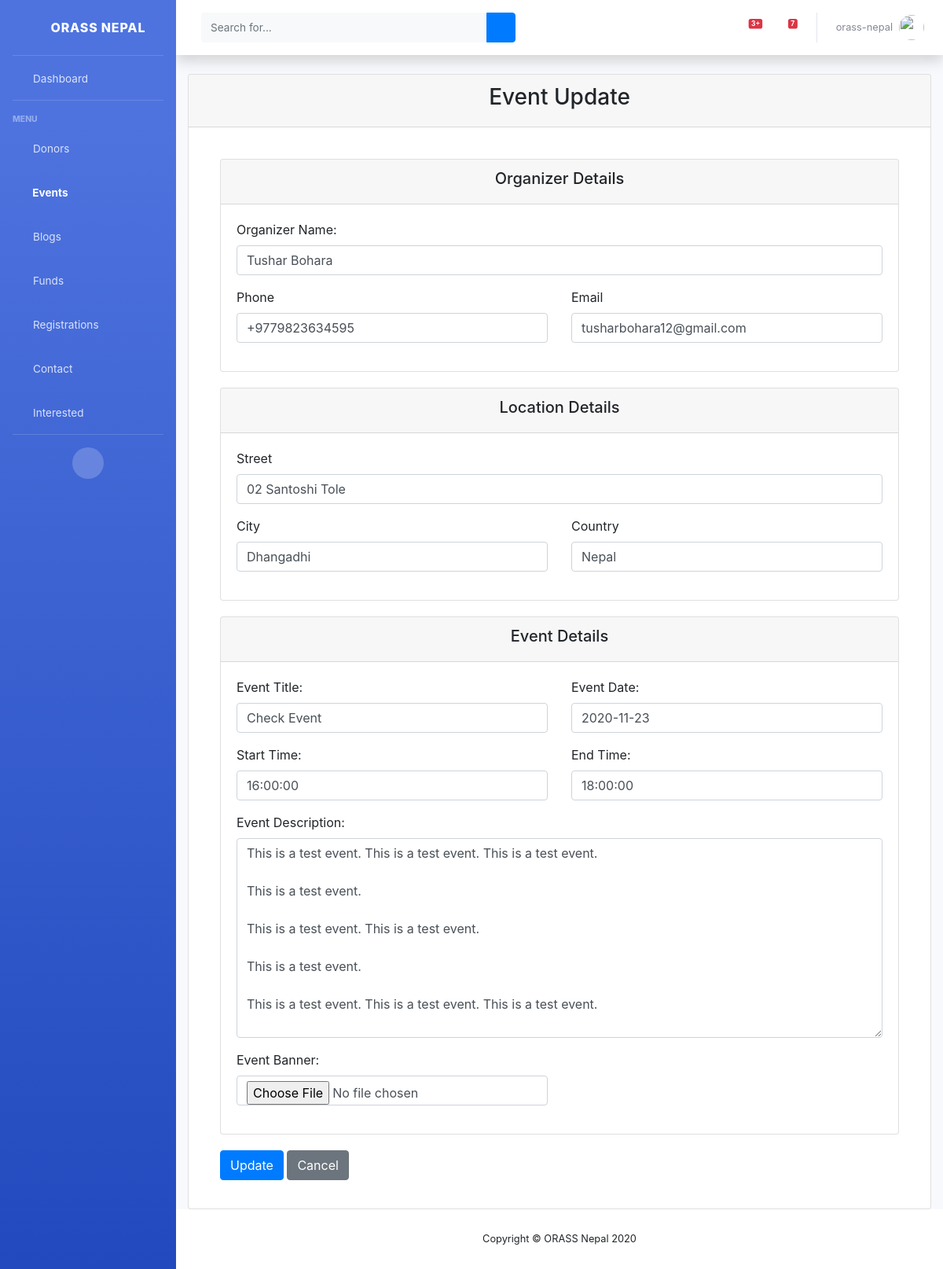
/view/events/1/update/ (signed in), run on an earlier commit of the app's database.
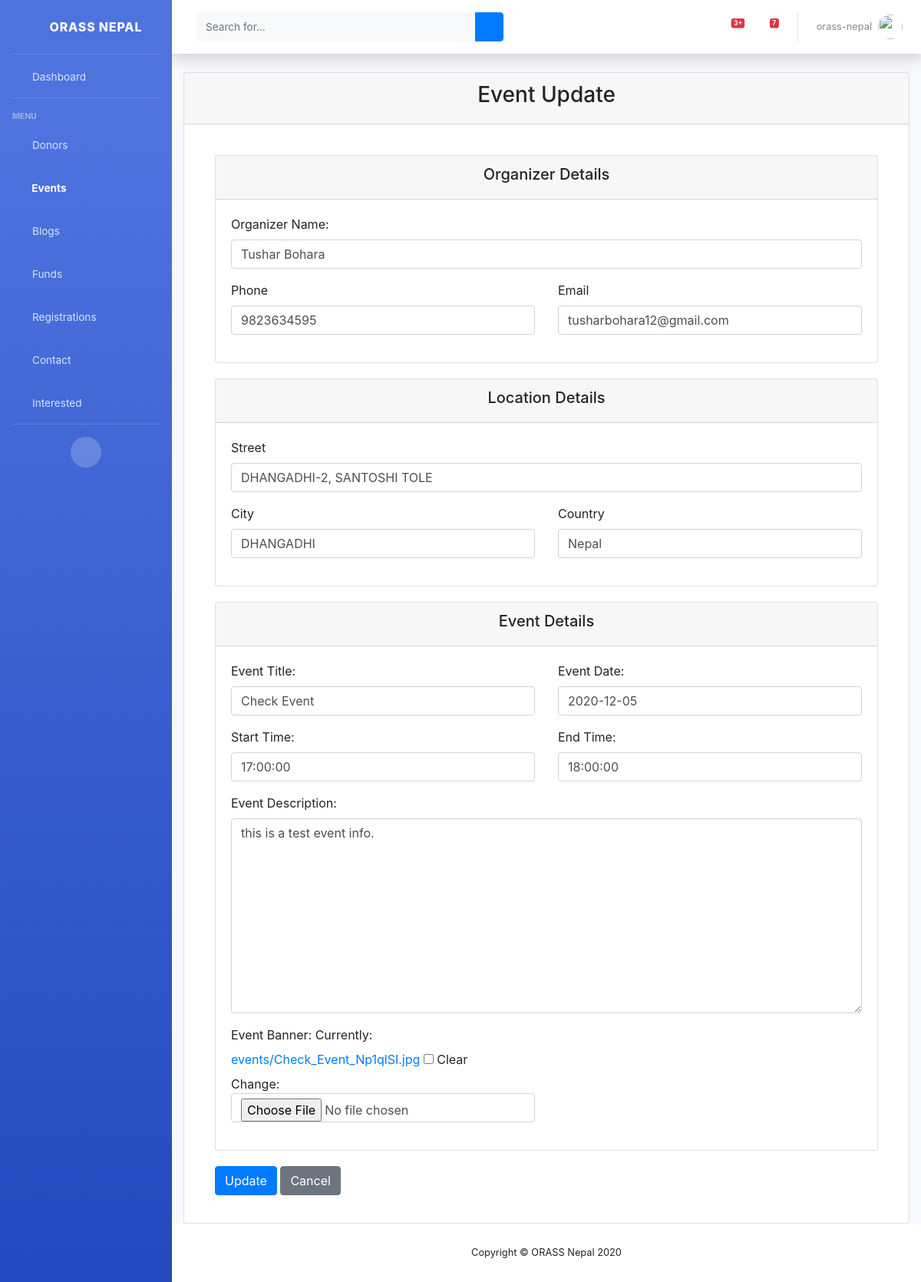
And on a later commit of the database.
### web/models.py (models this page shows, shortened)
class Event(models.Model):
    date = models.DateField()
    start = models.TimeField()
    end = models.TimeField()
    title = models.CharField(max_length=255)
    address_street = models.CharField(max_length=255)
    address_city = models.CharField(max_length=100)
    address_country = models.CharField(max_length=100)
    description = models.TextField()
    organizer = models.CharField(max_length=255)
    phone = models.CharField(max_length=50)
    email = models.CharField(max_length=255)
    picture = models.ImageField(upload_to='events/', null=True, blank=True)

### web/views.py (the view, shortened to what this page needs)
# urls.py: path('view/events/<int:pk>/update/', login_required(EventUpdateView.as_view(), login_url='/staff'),
class EventUpdateView(UpdateView):
    model = Event
    fields = ('date',
              'start',
              'end',
              'title',
              'address_street',
              'address_city',
              'address_country',
              'description',
              'organizer',
              'phone',
              'email',
              'picture',
              )
    template_name = 'staff/update_event_detail.html'
    context_object_name = 'event'

### web/templates/staff/update_event_detail.html (shortened to what this page needs)
{% extends 'staff/base.html' %}
{% load widget_tweaks %}
{% block eventActive %}active{% endblock eventActive %}
{% block content %}
<div class="card mb-12">
    <div class="card-header">
        <h3><center>Event Update</center> </h3>
    </div>
    <div class="card-body">
      <form method="post" enctype="multipart/form-data" style="margin: 0 20px 0 20px;">
        <div class="card" style="margin-top: 20px">
          <div class="card-header"><h5><center>Organizer Details</center></h5></div>
          <div class="card-body">
            <div class="row">
              <div class="col-md-12 mb-3">
                  <label>Organizer Name:</label>
                  {% render_field form.organizer class="form-control" placeholder=form.organizer.label %}
              </div>
                <div class="col-md-6 mb-3">
                    <label>Phone</label>
                    {% render_field form.phone class="form-control" placeholder=form.phone.label %}
                </div>
                <div class="col-md-6 mb-3">
                    <label>Email</label>
                    {% render_field form.email class="form-control" placeholder=form.email.label %}
                </div>
            </div>
          </div>
        </div>
          <div class="card" style="margin-top: 20px">
              <div class="card-header"><h5><center>Location Details</center></h5></div>
              <div class="card-body">
                <div class="row">
                  <div class="col-md-12 mb-3">
                      <label>Street</label>
                      {% render_field form.address_street class="form-control" placeholder=form.address_street.label %}
                  </div>
                    <div class="col-md-6 mb-3">
                        <label>City</label>
                        {% render_field form.address_city class="form-control" placeholder=form.address_city.label %}
                    </div>
                    <div class="col-md-6 mb-3">
                        <label>Country</label>
                        {% render_field form.address_country class="form-control" placeholder=form.address_country.label %}
                    </div>
                </div>
              </div>
          </div>
        <div class="card" style="margin-top: 20px">
          <div class="card-header"><h5><center>Event Details</center> </h5></div>
          <div class="card-body">
            <div class="row">
              <div class="col-md-6 mb-3">
                  <label>Event Title:</label>
                  {% render_field form.title class="form-control" placeholder=form.title.label %}
              </div>
              <div class="col-md-6 mb-3">
                  <label>Event Date:</label>
                  {% render_field form.date class="form-control" placeholder=form.date.label %}
              </div>
              <div class="col-md-6 mb-3">
                  <label>Start Time:</label>
                  {% render_field form.start class="form-control" placeholder=form.start.label %}
              </div>
              <div class="col-md-6 mb-3">
                  <label>End Time:</label>
                  {% render_field form.end class="form-control" placeholder=form.end.label %}
              </div>
            </div>
              <div class="row">
                  <div class="col-md-12 mb-3">
                      <label>Event Description:</label>
                      {% render_field form.description class="form-control" placeholder=form.description.label %}
                  </div>
              </div>
              <div class="row">
                  <div class="col-md-6 mb-3">
                      <label>Event Banner:</label>
                      {% render_field form.picture class="form-control" placeholder=form.picture.label %}
                  </div>
              </div>
          </div>
        </div>
        <div class="form-group" style="margin-top: 20px" >
            <input class="btn btn-primary" type="submit" value="Update">
            <a href="{% url 'web:event-detail' event.id %}" class="btn btn-secondary">Cancel</a>
        </div>
      </form>
    </div>
  </div>
{% endblock content %}

What changed in the data, as far as the page shows it:
changed Event "Tushar Bohara": phone "+9779823634595" → "9823634595"; address_street "02 Santoshi Tole" → "DHANGADHI-2, SANTOSHI TOLE"; address_city "Dhangadhi" → "DHANGADHI"; date "2020-11-23" → "2020-12-05"; start "16:00:00" → "17:00:00"; description "This is a test event. This is a test event. This is a test event. This is a test event. This is a test event. This is a test event. This is a test event. This is a test event. This is a test event. This is a test event." → "this is a test event info."
Also different on the page:
form field picture: (not shown) → "☐"
text now shown: "Currently: events/Check_Event_Np1qlSI.jpg Clear Change:"
